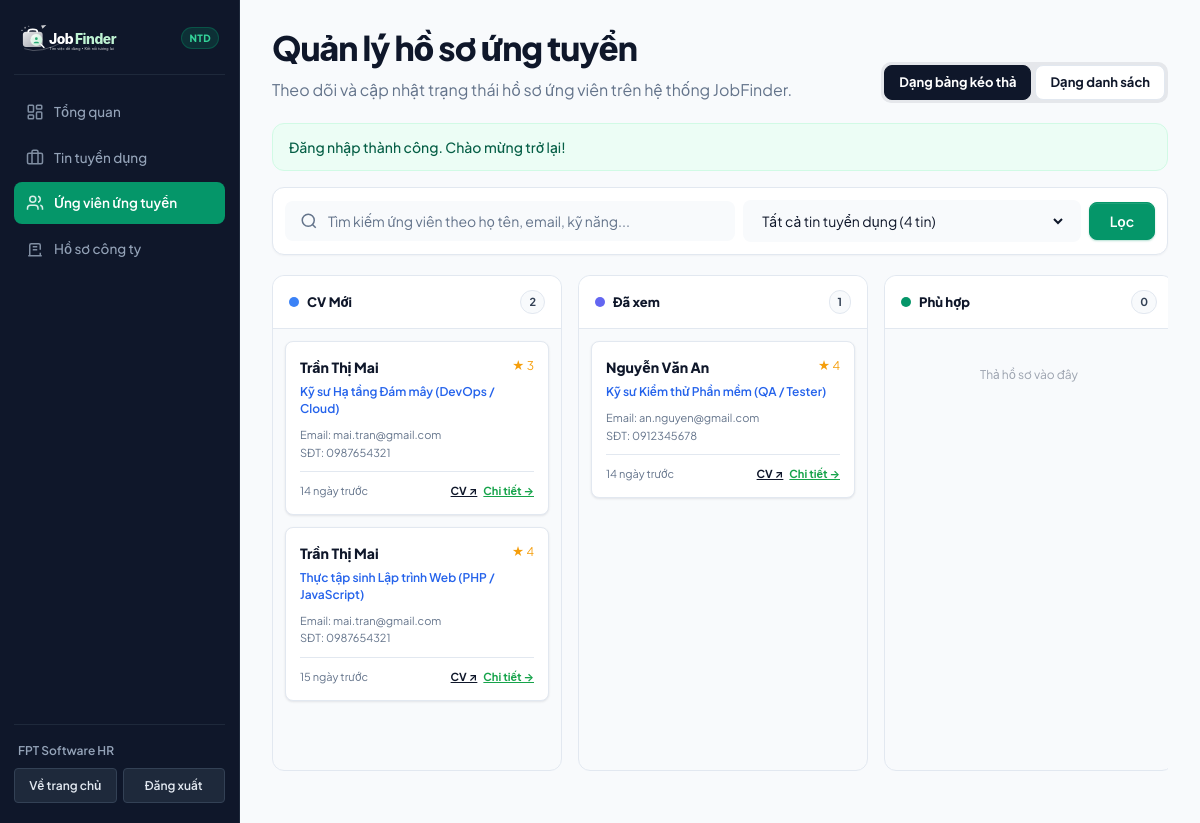
/employer/applications.php (signed in), run on the app's committed database.
### tables this page shows
CREATE TABLE `applications` (
  `id` INT AUTO_INCREMENT PRIMARY KEY,
  `user_id` INT NOT NULL,
  `job_id` INT NOT NULL,
  `cv_id` INT NULL,
  `cover_letter` TEXT NULL,
  `status` VARCHAR(30) NOT NULL DEFAULT 'new',
  `rating` TINYINT NOT NULL DEFAULT 0,
  `stage_updated_at` TIMESTAMP NULL DEFAULT CURRENT_TIMESTAMP ON UPDATE CURRENT_TIMESTAMP,
  `created_at` TIMESTAMP DEFAULT CURRENT_TIMESTAMP,
  `updated_at` TIMESTAMP NULL ON UPDATE CURRENT_TIMESTAMP,
  INDEX (`user_id`),
  INDEX (`job_id`),
  INDEX (`status`),
  CONSTRAINT `fk_app_user` FOREIGN KEY (`user_id`) REFERENCES `users` (`id`) ON DELETE CASCADE,
  CONSTRAINT `fk_app_job` FOREIGN KEY (`job_id`) REFERENCES `jobs` (`id`) ON DELETE CASCADE,
  CONSTRAINT `fk_app_cv` FOREIGN KEY (`cv_id`) REFERENCES `cvs` (`id`) ON DELETE SET NULL,
  CONSTRAINT `uq_user_job` UNIQUE (`user_id`, `job_id`)
);

CREATE TABLE `users` (
  `id` INT AUTO_INCREMENT PRIMARY KEY,
  `name` VARCHAR(100) NOT NULL,
  `email` VARCHAR(100) NOT NULL UNIQUE,
  `role` ENUM('candidate', 'employer', 'admin') NOT NULL DEFAULT 'candidate',
  `password` VARCHAR(255) NOT NULL,
  `phone` VARCHAR(20) NULL,
  `avatar` VARCHAR(255) NULL,
  `google_id` VARCHAR(255) NULL,
  `auth_provider` VARCHAR(20) NOT NULL DEFAULT 'local',
  `is_active` TINYINT(1) NOT NULL DEFAULT 1,
  `created_at` TIMESTAMP DEFAULT CURRENT_TIMESTAMP,
  `updated_at` TIMESTAMP NULL ON UPDATE CURRENT_TIMESTAMP
);

CREATE TABLE `jobs` (
  `id` INT AUTO_INCREMENT PRIMARY KEY,
  `employer_id` INT NULL,
  `campaign_id` INT NULL,
  `title` VARCHAR(150) NOT NULL,
  `company` VARCHAR(100) NOT NULL,
  `company_logo` VARCHAR(255) NULL,
  `location` VARCHAR(100) NOT NULL,
  `category` VARCHAR(100) NOT NULL,
  `salary` VARCHAR(100) NOT NULL,
  `salary_value` INT DEFAULT 0,
  `min_salary` INT NOT NULL DEFAULT 0,
  `max_salary` INT NOT NULL DEFAULT 0,
  `salary_type` VARCHAR(20) NOT NULL DEFAULT 'deal',
  `job_type` VARCHAR(50) NOT NULL DEFAULT 'Toàn thời gian',
  `quantity` INT NOT NULL DEFAULT 1,
  `level` VARCHAR(50) NOT NULL DEFAULT 'Nhân viên',
  `experience` VARCHAR(50) NOT NULL DEFAULT 'Không yêu cầu',
  `description` TEXT NOT NULL,
  `requirements` TEXT NOT NULL,
  `benefits` TEXT NULL,
  `education_level` VARCHAR(50) NOT NULL DEFAULT 'Không yêu cầu',
  `working_time` VARCHAR(150) NULL,
  `contact_name` VARCHAR(100) NULL,
  `contact_email` VARCHAR(100) NULL,
  `deadline` DATE NULL,
  `views` INT NOT NULL DEFAULT 0,
  `is_featured` TINYINT(1) NOT NULL DEFAULT 0,
  `status` VARCHAR(20) NOT NULL DEFAULT 'active',
  `reject_reason` TEXT NULL,
  `created_at` TIMESTAMP DEFAULT CURRENT_TIMESTAMP,
  `updated_at` TIMESTAMP NULL ON UPDATE CURRENT_TIMESTAMP,
  INDEX (`employer_id`),
  INDEX (`campaign_id`),
  INDEX (`status`),
  CONSTRAINT `fk_job_employer` FOREIGN KEY (`employer_id`) REFERENCES `users` (`id`) ON DELETE SET NULL,
  CONSTRAINT `fk_job_campaign` FOREIGN KEY (`campaign_id`) REFERENCES `campaigns` (`id`) ON DELETE SET NULL
);

### includes/functions.php (called while the page is built, shortened)
<?php
if (!function_exists('get_application_stages')) {
    function get_application_stages() {
        return [
            'new'                 => ['name' => 'CV Mới',            'color' => '#3B82F6', 'bg' => '#EFF6FF'],
            'viewed'              => ['name' => 'Đã xem',            'color' => '#6366F1', 'bg' => '#EEF2FF'],
            'suitable'            => ['name' => 'Phù hợp',           'color' => '#059669', 'bg' => '#ECFDF5'],
            'contacted'           => ['name' => 'Đã liên hệ',        'color' => '#D97706', 'bg' => '#FFFBEB'],
            'interview_scheduled' => ['name' => 'Hẹn phỏng vấn',     'color' => '#8B5CF6', 'bg' => '#F5F3FF'],
            'interviewed'         => ['name' => 'Đã phỏng vấn',      'color' => '#4F46E5', 'bg' => '#EEF2FF'],
            'offered'             => ['name' => 'Gửi đề nghị',       'color' => '#0D9488', 'bg' => '#F0FDFA'],
            'hired'               => ['name' => 'Đã tuyển',          'color' => '#16A34A', 'bg' => '#DCFCE7'],
            'rejected'            => ['name' => 'Từ chối',           'color' => '#DC2626', 'bg' => '#FEF2F2'],
        ];
    }
}
if (!function_exists('time_ago')) {
    function time_ago($datetime) {
        $timestamp = is_numeric($datetime) ? $datetime : strtotime($datetime);
        $diff = time() - $timestamp;
        if ($diff < 60) {
            return 'Vừa xong';
        } elseif ($diff < 3600) {
            return round($diff / 60) . ' phút trước';
        } elseif ($diff < 86400) {
            return round($diff / 3600) . ' giờ trước';
        } elseif ($diff < 2592000) {
            return round($diff / 86400) . ' ngày trước';
        } else {
            return date('d/m/Y', $timestamp);
        }
    }
}

### employer/applications.php (the view, shortened to what this page needs)
<?php
require_once '../config/database.php';
$employer_id = (int)$_SESSION['user_id'];
$view_mode = $_GET['view'] ?? 'kanban';
$job_filter = isset($_GET['job_id']) ? (int)$_GET['job_id'] : 0;
$search = trim($_GET['search'] ?? '');
$stages = get_application_stages();
$jobs_stmt = $pdo->prepare("SELECT id, title FROM jobs WHERE employer_id = ? ORDER BY created_at DESC");
$jobs_stmt->execute([$employer_id]);
$employer_jobs = $jobs_stmt->fetchAll(PDO::FETCH_ASSOC);
$sql_where = " WHERE j.employer_id = :employer_id";
$params = [':employer_id' => $employer_id];
$sql = "
    SELECT a.*, u.name as candidate_name, u.email as candidate_email, u.phone as candidate_phone,
           j.id as job_id, j.title as job_title,
           c.id as cv_id, c.title as cv_title, c.skills as cv_skills, c.cv_link,
           (SELECT COUNT(*) FROM application_notes WHERE application_id = a.id) as note_count,
           (SELECT COUNT(*) FROM interview_schedules WHERE application_id = a.id) as interview_count
    FROM applications a
    JOIN users u ON u.id = a.user_id
    JOIN jobs j ON j.id = a.job_id
    LEFT JOIN cvs c ON c.id = a.cv_id
    {$sql_where}
    ORDER BY a.created_at DESC
";
$stmt = $pdo->prepare($sql);
$stmt->execute($params);
$all_applications = $stmt->fetchAll(PDO::FETCH_ASSOC);
$pipeline = [];
foreach (array_keys($stages) as $stg_code) {
    $pipeline[$stg_code] = [];
}
foreach ($all_applications as $app) {
    $st = $app['status'];
    $pipeline[$st][] = $app;
}
?>
<!DOCTYPE html>
<html lang="vi">
<head>
    <link rel="stylesheet" href="../assets/css/style.css?v=<?= time() ?>">
</head>
<body>
<div class="portal-layout">
    <?php include '../includes/employer-sidebar.php'; ?>
    <main class="portal-main">
        <div class="section-header" style="margin-bottom:20px;">
            <div>
                <h1 class="section-title">Quản lý hồ sơ ứng tuyển</h1>
                <p class="section-desc">Theo dõi và cập nhật trạng thái hồ sơ ứng viên trên hệ thống JobFinder.</p>
            </div>
            <div style="display:flex; gap:10px; align-items:center;">
                <div style="display:flex; gap:4px; background:#E5E7EB; padding:3px; border-radius:10px;">
                    <a href="applications.php?view=kanban&job_id=<?= $job_filter ?>&search=<?= urlencode($search) ?>" class="view-toggle-btn <?= ($view_mode === 'kanban') ? 'active' : '' ?>">
                        Dạng bảng kéo thả
                    </a>
                    <a href="applications.php?view=table&job_id=<?= $job_filter ?>&search=<?= urlencode($search) ?>" class="view-toggle-btn <?= ($view_mode === 'table') ? 'active' : '' ?>">
                        Dạng danh sách
                    </a>
                </div>
            </div>
        </div>
        <?php if (!empty($_SESSION['flash_message'])): ?>
            <div class="flash-bar flash--<?= $_SESSION['flash_type'] ?? 'success' ?>">
                <?= htmlspecialchars($_SESSION['flash_message']) ?>
            </div>
        <?php endif; ?>
        <div class="smart-search-card" style="margin-bottom:20px;">
            <form method="GET" class="search-form-row" style="grid-template-columns: 2fr 1.5fr auto;">
                <div class="search-field">
                    <svg width="18" height="18" viewBox="0 0 24 24" fill="none" stroke="currentColor" stroke-width="2"><circle cx="11" cy="11" r="8"/><line x1="21" y1="21" x2="16.65" y2="16.65"/></svg>
                    <input type="text" name="search" class="search-input" placeholder="Tìm kiếm ứng viên theo họ tên, email, kỹ năng..." value="<?= htmlspecialchars($search) ?>">
                </div>
                <div class="search-field">
                    <select name="job_id" class="search-select">
                        <option value="0">Tất cả tin tuyển dụng (<?= count($employer_jobs) ?> tin)</option>
                    </select>
                </div>
                <div style="display:flex; gap:8px;">
                    <button type="submit" class="btn btn-primary">Lọc</button>
                </div>
            </form>
        </div>
        <?php if ($view_mode === 'kanban'): ?>
            <div class="kanban-wrapper">
                <?php foreach ($stages as $stage_code => $stage_info):
                    $stage_candidates = $pipeline[$stage_code] ?? [];
                ?>
                    <div class="kanban-column" id="col-<?= $stage_code ?>">
                        <div class="kanban-header">
                            <div style="display:flex; align-items:center; gap:8px;">
                                <span style="width:10px; height:10px; border-radius:50%; background:<?= $stage_info['color'] ?>;"></span>
                                <span style="font-size:13px; font-weight:800; color:var(--ink);"><?= htmlspecialchars($stage_info['name']) ?></span>
                            </div>
                            <span class="chip" style="font-size:11px; font-weight:700; padding:2px 8px;" id="count-<?= $stage_code ?>">
                                <?= count($stage_candidates) ?>
                            </span>
                        </div>
                        <div class="kanban-body"
                             data-stage="<?= $stage_code ?>"
                             ondragover="onDragOver(event)"
                             ondragleave="onDragLeave(event)"
                             ondrop="onDrop(event, '<?= $stage_code ?>')">
                            <?php if (!empty($stage_candidates)): ?>
                                <?php foreach ($stage_candidates as $cand): ?>
                                    <div class="candidate-card"
                                         id="card-<?= $cand['id'] ?>"
                                         draggable="true"
                                         ondragstart="onDragStart(event, <?= $cand['id'] ?>)">
                                        <div style="display:flex; justify-content:space-between; align-items:flex-start; margin-bottom:6px;">
                                            <a href="application-view.php?id=<?= $cand['id'] ?>" style="font-weight:800; color:var(--ink); font-size:14px; text-decoration:none;">
                                                <?= htmlspecialchars($cand['candidate_name']) ?>
                                            </a>
                                            <?php if ((int)$cand['rating'] > 0): ?>
                                                <span style="font-size:12px; color:#F59E0B;">★ <?= $cand['rating'] ?></span>
                                            <?php endif; ?>
                                        </div>
                                        <div style="font-size:12px; color:#2563EB; font-weight:600; margin-bottom:8px; line-height:1.4;">
                                            <?= htmlspecialchars($cand['job_title']) ?>
                                        </div>
                                        <div style="font-size:11px; color:var(--muted); margin-bottom:10px;">
                                            Email: <?= htmlspecialchars($cand['candidate_email']) ?>
                                            <?php if (!empty($cand['candidate_phone'])): ?>
                                                <br>SĐT: <?= htmlspecialchars($cand['candidate_phone']) ?>
                                            <?php endif; ?>
                                        </div>
                                        <div style="display:flex; justify-content:space-between; align-items:center; padding-top:10px; border-top:1px solid var(--line); font-size:11px; color:var(--muted);">
                                            <span><?= time_ago($cand['created_at']) ?></span>
                                            <div style="display:flex; gap:6px;">
                                                <?php if (!empty($cand['cv_id'])): ?>
                                                    <a href="../cv-preview.php?id=<?= (int)$cand['cv_id'] ?>" target="_blank" title="Xem CV" style="font-weight:700; color:var(--ink); text-decoration:underline;">CV ↗</a>
                                                <?php endif; ?>
                                                <a href="application-view.php?id=<?= $cand['id'] ?>" style="font-weight:700; color:#16A34A; text-decoration:underline;">Chi tiết →</a>
                                            </div>
                                        </div>
                                    </div>
                                <?php endforeach; ?>
                            <?php else: ?>
                                <div style="text-align:center; padding:24px 0; color:#9CA3AF; font-size:12px;" class="empty-placeholder">
                                    Thả hồ sơ vào đây
                                </div>
                            <?php endif; ?>
                        </div>
                    </div>
                <?php endforeach; ?>
            </div>
        <?php endif; ?>
    </main>
</div>
</body>
</html>

### employer/applications.php (style rules this page uses)
.kanban-wrapper { display: flex; gap: 16px; overflow-x: auto; padding-bottom: 24px; min-height: calc(100vh - 280px); }
.kanban-column { flex: 0 0 290px; background: #F8FAFC; border: 1px solid var(--line); border-radius: var(--radius-md); display: flex; flex-direction: column; max-height: calc(100vh - 250px); }
.kanban-header { padding: 14px 16px; border-bottom: 1px solid var(--line); display: flex; justify-content: space-between; align-items: center; background: #FFFFFF; border-radius: var(--radius-md) var(--radius-md) 0 0; }
.kanban-body { padding: 12px; overflow-y: auto; flex: 1; display: flex; flex-direction: column; gap: 12px; }
.candidate-card { background: #FFFFFF; border: 1px solid var(--line); border-radius: var(--radius-sm); padding: 14px; box-shadow: var(--shadow-sm); cursor: grab; transition: transform 0.2s ease, box-shadow 0.2s ease; }
.view-toggle-btn { padding: 6px 14px; font-size: 13px; font-weight: 700; border-radius: 8px; text-decoration: none; color: var(--text); background: #FFFFFF; border: 1px solid var(--line); }
.view-toggle-btn.active { background: var(--ink); color: #FFFFFF; border-color: var(--ink); }

### data on the page
applications: user.name "Trần Thị Mai", rating "3", job.title "Kỹ sư Hạ tầng Đám mây (DevOps / Cloud)", user.email "mai.tran@gmail.com", user.phone "0987654321", created_at "14 ngày trước"
applications: user.name "Trần Thị Mai", rating "4", job.title "Thực tập sinh Lập trình Web (PHP / JavaScript)", user.email "mai.tran@gmail.com", user.phone "0987654321", created_at "15 ngày trước"
applications: user.name "Nguyễn Văn An", rating "4", job.title "Kỹ sư Kiểm thử Phần mềm (QA / Tester)", user.email "an.nguyen@gmail.com", user.phone "0912345678", created_at "14 ngày trước"

### other printed values
$_SESSION['user_name'] "FPT Software HR"
$_SESSION['flash_message'] "Đăng nhập thành công. Chào mừng trở lại!"
$stage_info['name'] "CV Mới"
count($stage_candidates) "2"
$stage_info['name'] "Đã xem"
count($stage_candidates) "1"
$stage_info['name'] "Phù hợp"
count($stage_candidates) "0"
